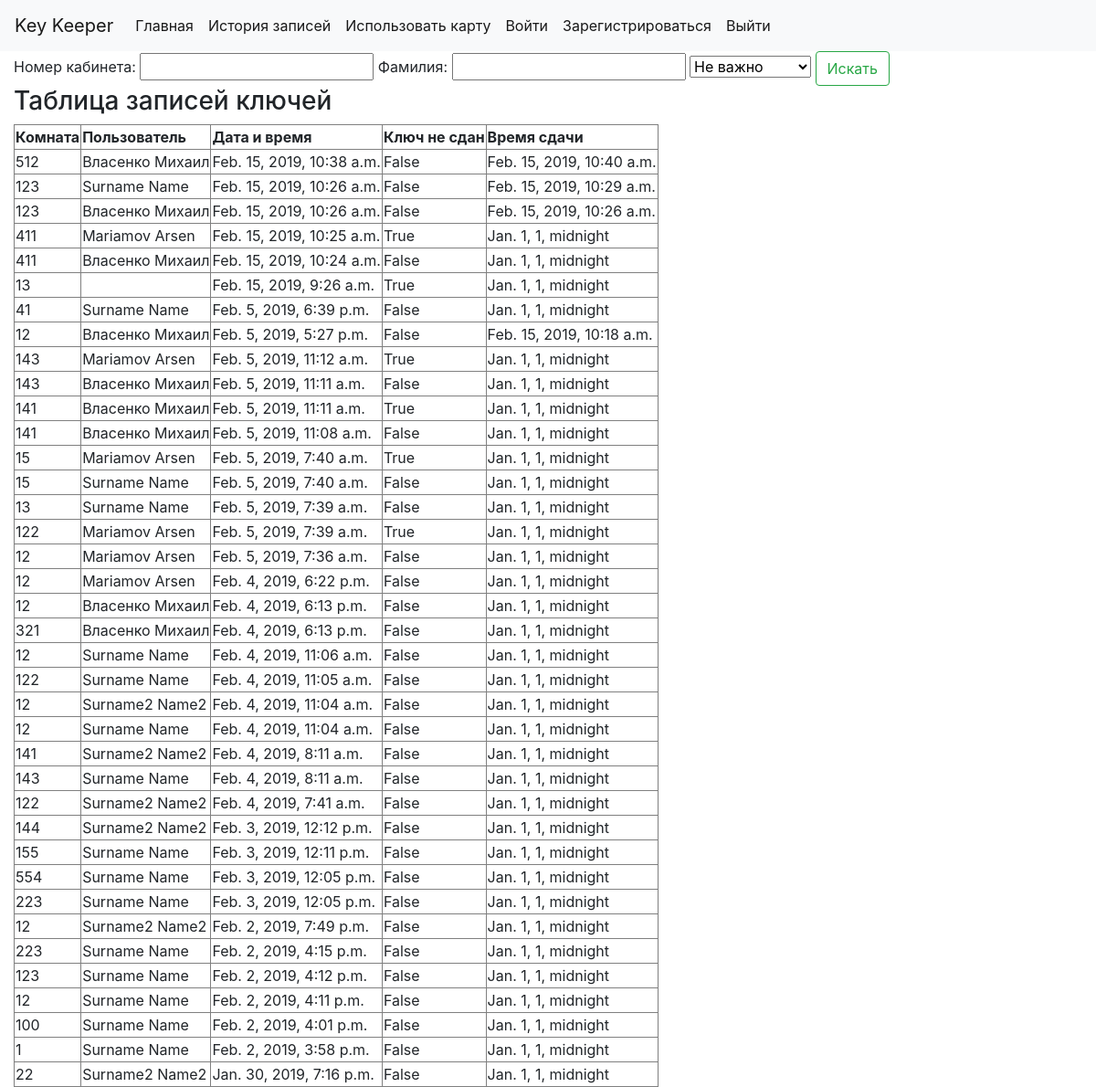
Before: /history/ with the older database file.
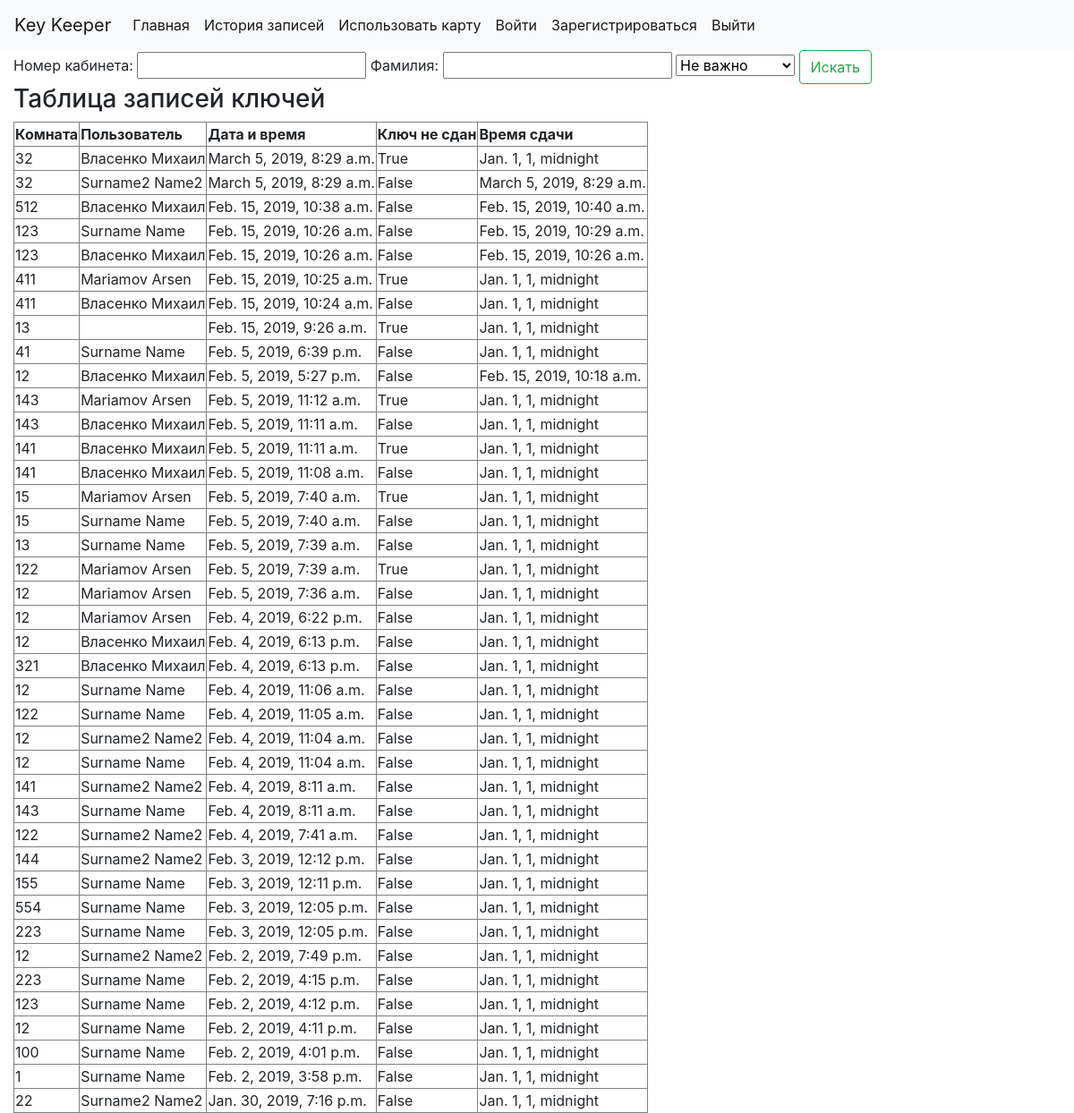
After: the same page with the newer database file.
### keeper/models.py (models this page shows)
class History(models.Model):
    key = models.IntegerField()
    time_cr = models.DateTimeField(default=datetime.datetime.now)
    user_id = models.ForeignKey(CustomUser, on_delete=models.CASCADE)
    active = models.BooleanField(default=True)
    time_back = models.DateTimeField(default=datetime.datetime.min)

class CustomUser(AbstractUser):
    password = models.CharField(max_length=200)
    card_id = models.IntegerField(default=8000000000)

### keeper/views.py (the view)
# urls.py: path('history/', views.history, name='history'),
def history(request):
    context = {}
    hist_list = []
    if request.method == 'POST':
        f = SearchForm(request.POST)
        if f.is_valid():
            hist_list = History.objects.all()[::-1]
            hist_list = hist_list[:100]
            if f.data['key_num'] != '' and f.data['last_name'] != '':
                hist_list = []
                count = 0
                for x in History.objects.all()[::-1]:
                    if x.user_id.last_name == f.data['last_name'] and x.key == int(f.data['key_num']):
                        hist_list.append(x)
                        count += 1
                        if count == 100:
                            break
            elif f.data['key_num'] != '':
                hist_list = History.objects.filter(key=f.data['key_num'])[::-1]
                hist_list = hist_list[:100]
            elif f.data['last_name'] != '':
                hist_list = []
                count = 0
                for x in History.objects.all()[::-1]:
                    if x.user_id.last_name == f.data['last_name']:
                        hist_list.append(x)
                        count += 1
                        if count == 100:
                            break
            if f.data['is_active'] == 'true':
                hist_list2 = []
                for x in hist_list:
                    if x.active:
                        hist_list2.append(x)
                hist_list = hist_list2[:100]
            elif f.data['is_active'] == 'false':
                hist_list2 = []
                for x in hist_list:
                    if not x.active:
                        hist_list2.append(x)
                hist_list = hist_list2[:100]
    else:
        hist_list = History.objects.all()[::-1]
        hist_list = hist_list[:100]
        f = SearchForm()
    context['hist_list'] = hist_list
    context['form'] = f
    return render(request, 'history.html', context)

### keeper/forms.py
class SearchForm(forms.Form):
    key_num = forms.IntegerField(label='Номер кабинета:', max_value=1000, required=False)
    last_name = forms.CharField(label='Фамилия:', max_length=100, required=False)

### keeper/templates/history.html (shortened to what this page needs)
<!DOCTYPE html>
<html lang="en">
<head>
    {% include "includes/head.html" %}
</head>
<body>
{% load static %}
{% include "includes/nav_bar.html" %}
<div class="container-fluid">
    <form method="POST">
        {{ form.key_num.label }} {{ form.key_num }}
        {{ form.last_name.label }} {{ form.last_name }}
        <select name="is_active">
            <option value="none">Не важно</option>
        </select>
        <input type="submit" value="Искать" class="btn btn-outline-success">
    </form>
    {% if hist_list %}
            <h3>Таблица записей ключей</h3>
            <table border="1">
            <tr>
                <th>Комната</th>
                <th>Пользователь</th>
                <th>Дата и время</th>
                <th>Ключ не сдан</th>
                <th>Время сдачи</th>
            </tr>
            {% for elem in hist_list %}
                <tr><td>{{ elem.key }}</td> <td>{{ elem.user_id.last_name }} {{ elem.user_id.first_name }}</td> <td>{{ elem.time_cr }}</td> <td>{{elem.active}}</td> <td>{{elem.time_back}}</td> </tr>
            {% endfor %}
            </table>
    {% else %}
        <p>No history yet</p>
    {% endif %}
</div>
</body>
</html>

### keeper/templates/includes/head.html (shortened to what this page needs)
{% load static %}
<link rel="stylesheet" href="https://stackpath.bootstrapcdn.com/bootstrap/4.2.1/css/bootstrap.min.css">

### keeper/templates/includes/nav_bar.html
<nav class="navbar navbar-expand-lg navbar-light bg-light">
    <a class="navbar-brand" href="{% url 'keeper:about' %}">Key Keeper</a>
    <div>
        <ul class="navbar-nav mr-auto">
            <li class="nav-item active text-primary"><a class="nav-link" href="{% url 'keeper:index' %}">Главная</a></li>
            <li class="nav-item active text-primary"><a class="nav-link" href="{% url 'keeper:history' %}">История записей</a></li>
            <li class="nav-item active"><a class="nav-link" href="{% url 'keeper:card' %}">Использовать карту</a></li>
            <li class="nav-item active"><a class="nav-link" href="{% url 'keeper:login' %}">Войти</a></li>
            <li class="nav-item active"><a class="nav-link" href="{% url 'keeper:register' %}">Зарегистрироваться</a></li>
            <li class="nav-item active"><a class="nav-link" href="{% url 'keeper:logout' %}">Выйти</a></li>
        </ul>
    </div>
</nav>

Changed rows visible on the page:
added History: key "32", user_id.last_name "Власенко", user_id.first_name "Михаил", time_cr "March 5, 2019, 8:29 a.m.", active "True", time_back "Jan. 1, 1, midnight"
added History: key "32", user_id.last_name "Surname2", user_id.first_name "Name2", time_cr "March 5, 2019, 8:29 a.m.", active "False", time_back "March 5, 2019, 8:29 a.m."
